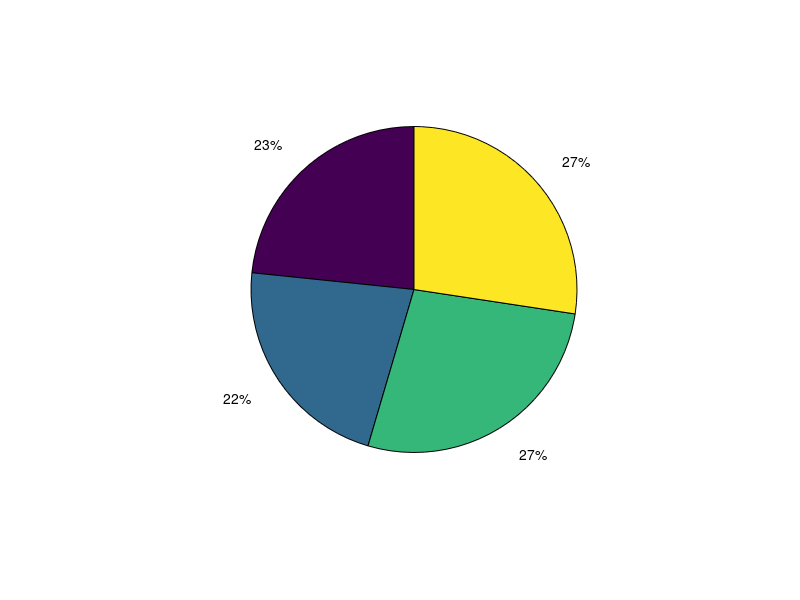

Reproduce this figure in MATLAB. (Note: this script raises an error after producing the figure.)
%% Executing the code 1000 times to determine the winning algorithm 

error_a = []; % empty matrix to store error in In-Paper algorithm (in 1000 iterations) 
error_mean_a = []; % empty matrix to store error in inbuilt K means algorithm (in 1000 iterations) 
error_medoid_a = []; % empty matrix to store error in inbuilt K medoid algorithm (in 1000 iterations) 
for i = 1:1000 % loop for 1000 iterations

% Defining the time period and frequency for the signals.
    tp = 0:0.1:5; 
    freq = 0.5;

% Genrating 3 signals. Three types of waveforms have been used - 
% Sine, Sawtooth and Square
    signal1 = sin(2*pi*freq*tp);    
    signal2 = sawtooth(2*pi*freq*tp);  
    signal3 = square(2*pi*freq*tp);

% Generating two mixtures of signals by multiplying each signal with a
% random number and adding them up. 
    x1 = rand(1)*signal1 + rand(1)*signal2 + rand(1)*signal3;  
    x1 = x1/max(x1);
    x2 = rand(1)*signal1 + rand(1)*signal2 + rand(1)*signal3;  
    x2 = x2/max(x2); 
    x1_bar = x1 - mean(x1);
    x2_bar = x2 - mean(x2);

% Combining the mixtures into a matrix
    X = [x1 ; x2];

% Combining the sources into a matrix
    S = [signal1 ; signal2 ; signal3];
% Obtaining Signals back from given Mixtures

% A has been initialised with the values suggested in the paper
% Columns of A i.e ai = (cos(alphai), sin(alphai)) with alpha between
% 0 and pi.
    alpha1 = pi/4;  
    alpha2 = pi/2;  
    alpha3 = 3*pi/4; 
    A = [cos(alpha1), cos(alpha2), cos(alpha3); -cos(alpha1), -cos(alpha2), sin(alpha3)];  

% Initializing Weights(Neurons) as suggested in the paper

    w1 = [cos(alpha1)]; 
    w_1 = [-cos(alpha1)]; 
    w2 = [cos(alpha2)]; 
    w_2 = [-cos(alpha2)]; 
    w3 = [cos(alpha3)]; 
    w_3 = [sin(alpha3)];

% Learning rate 
    n = 0.1;

% There are a total of 6 weights in the mixing matrix and each weight 
% has been updated 50 times to obtain suitable values of weights for further 
% calculations.
% Pie function as mentioned in the paper has been used.

    for i= 2:51 % Updation of weight 1 for x1    
        y = pie(x1_bar(1,1:i-1));                       
        a = w1 + n * pie(-1*y-w1); 
        w1 = [1/3 pie(a)];
    end 
    w1_f = w1(1,51);

    for i= 2:51 % Updation of weight 1 for x1    
        y = pie(x1_bar(1,1:i-1));                       
        a = w2 + n * pie(y-w2); 
        w2 = [2/3 pie(a)];
    end 
    w2_f = w2(1,51);

    for i= 2:51  % Updation of weight 3 for x1     
        y = pie(x1_bar(1,1:i-1));                     
        a = w3 + n * pie(-1*y-w3);
        e1 = i-1;
        if(isnan(a))
            break;
        end
        w3 = [1 pie(a)];
    end
    if(e1 == 50)
    w3_f = w3(1,51);
    else
    w3_f = w3(1,e1);  
    end

    for i= 2:51  % Updation of weight 1 for x2     
        y = pie(x2_bar(1,1:i-1));                     
        a = w_1 + n * pie(y-w_1);              
        w_1 = [-1/3 pie(a)];
    end 
    w_1_f = w_1(1,51);

    for i= 2:51  % Updation of weight 2 for x2     
        y = pie(x2_bar(1,1:i-1));                     
        a = w_2 + n * pie(y-w_2);
        w_2 = [-2/3 pie(a)];
    end 
    w_2_f = w_2(1,51);
  
    for i= 2:51  % Updation of weight 3 for x2     
        y = pie(x2_bar(1,1:i-1));                     
        a = w_3 + n * pie(-1*y-w_3);
        e2 = i-1;
        if(isnan(a))
            break;
        end
        w_3 = [-1 pie(a)];
    end 
    if(e2 == 50)
    w_3_f = w_3(1,51);
    else
    w_3_f = w_3(1,e2);  
    end

%Final mixing matrix has been obtained after getting updated weights  
    A_obtained = [w1_f, w2_f, w3_f ; w_1_f, w_2_f, w_3_f];  

%Scaling matrix L has been initialised
    L = [0.5, 0, 0 ; 0, 0.5, 0 ; 0, 0, 1];

%Permuation matrix
    P = eye(3);

%Approximation matrix of A
    B = A_obtained*P*L;
    E = B-A;
    error = norm(E);
    error_a = [error_a, error];
    %disp(error);

%Psuedo inverse of B has been used to find the source
    S_pred = pinv(B)*X;   

% K means Clustering 

% Taking transpose of mixture x1
    x1 = x1_bar'; 
% Taking transpose of mixture x2
    x2 = x2_bar';

% All classification of mixture x1 are represented my the vector idx_mean
    [idx_mean, C_mean] = kmeans(x1,3); 
% All classification of mixture x2 are represented my the vector idx2_mean
    [idx2_mean, C2_mean] = kmeans(x2,3); 

% Initializing frequencies of clusters in mixture x1
    p1_mean = 0;
    p2_mean = 0;
    p3_mean = 0;

    for i=1:51
        if idx_mean(i,1)==1
            p1_mean = p1_mean+1; % Calculating frequency of cluster 1 in mixture x1
        elseif idx_mean(i,1)==2
            p2_mean = p2_mean+1; % Calculating frequency of cluster 2 in mixture x1
        else
            p3_mean = p3_mean+1; % Calculating frequency of cluster 3 in mixture x1
        end
    end

% Calculating posterior probabilities using the frequency of each cluster
% in the mixture x1
    posterior11_mean = p1_mean/51;
    posterior21_mean = p2_mean/51;
    posterior31_mean = p3_mean/51;

% Initializing frequencies of clusters in mixture x2
    p11_mean = 0;
    p22_mean = 0;
    p33_mean = 0;
 
    for i=1:51
        if idx2_mean(i,1)==1
            p11_mean = p11_mean+1; % Calculating frequency of cluster 1 in mixture x2
        elseif idx2_mean(i,1)==2
            p22_mean = p22_mean+1; % Calculating frequency of cluster 2 in mixture x2
        else
            p33_mean = p33_mean+1; % Calculating frequency of cluster 3 in mixture x2
        end
    end

% Calculating posterior probabilities using the frequency of each cluster
% in the mixture x2
    posterior12_mean = p11_mean/51;
    posterior22_mean = p22_mean/51;
    posterior32_mean = p33_mean/51;

% Finding mixing matrix A from obtained posterior values after clustering
    A1 = [posterior11_mean, posterior21_mean, posterior31_mean ; posterior12_mean, posterior22_mean, posterior32_mean];

% Scaling matrix L 
    L = [0.5, 0, 0 ; 0, 0.5, 0 ; 0, 0, 1];

% Permuation matrix
    P = eye(3); 

% Approximation matrix of A1 
    B_mean = A1*P*L; 
    E_mean = B_mean-A;
    error_mean = norm(E_mean);
    error_mean_a = [error_mean_a , error_mean];
    %disp(error_mean);

% Pseudoinverse of B has been used to approximate the source
    S2_mean = pinv(B_mean)*X; 

% K-medoids Clustering

% Taking transpose of mixture x1
    x1 = x1_bar'; 
% Taking transpose of mixture x2
    x2 = x2_bar';

% All classification of mixture x1 are represented my the vector idx_medoid
    [idx_medoid, C_medoid] = kmedoids(x1,3); 
% All classification of mixture x2 are represented my the vector idx2_medoid
    [idx2_medoid, C2_medoid] = kmedoids(x2,3); 

% Initializing frequencies of clusters in mixture x1
    p1_medoid = 0;
    p2_medoid = 0;
    p3_medoid = 0;

    for i=1:51
        if idx_medoid(i,1)==1
            p1_medoid = p1_medoid+1; % Calculating frequency of cluster 1 in mixture x1
        elseif idx_medoid(i,1)==2
            p2_medoid = p2_medoid+1; % Calculating frequency of cluster 2 in mixture x1
        else
            p3_medoid = p3_medoid+1; % Calculating frequency of cluster 3 in mixture x1
        end
    end

% Calculating posterior probabilities using the frequency of each cluster
% in the mixture x1
    posterior11_medoid = p1_medoid/51;
    posterior21_medoid = p2_medoid/51;
    posterior31_medoid = p3_medoid/51;

% Initializing frequencies of clusters in mixture x2
    p11_medoid = 0;
    p22_medoid = 0;
    p33_medoid = 0;
 
    for i=1:51
        if idx2_medoid(i,1)==1
            p11_medoid = p11_medoid+1; % Calculating frequency of cluster 1 in mixture x2
        elseif idx2_medoid(i,1)==2
            p22_medoid = p22_medoid+1; % Calculating frequency of cluster 2 in mixture x2
        else
            p33_medoid = p33_medoid+1; % Calculating frequency of cluster 3 in mixture x2
        end
    end

% Calculating posterior probabilities using the frequency of each cluster
% in the mixture x2
    posterior12_medoid = p11_medoid/51;
    posterior22_medoid = p22_medoid/51;
    posterior32_medoid = p33_medoid/51;

% Finding mixing matrix A from obtained posterior values after clustering
    A1 = [posterior11_medoid, posterior21_medoid, posterior31_medoid ; posterior12_medoid, posterior22_medoid, posterior32_medoid];

% Scaling matrix L 
    L = [0.5, 0, 0 ; 0, 0.5, 0 ; 0, 0, 1];

% Permuation matrix
    P = eye(3); 

% Approximation matrix of A1 
    B_medoid = A1*P*L; 
    E_medoid = B_medoid-A;
    error_medoid = norm(E_medoid);
    error_medoid_a = [error_medoid_a, error_medoid];
    %disp(error_medoid);

% Pseudoinverse of B has been used to approximate the source
    S2_medoid = pinv(B_medoid)*X; 

end

algo_count = 0; % initializing the count to track how many times the In-Paper Algo wins 
mean_count = 0; % initializing the count to track how many times k means wins 
medoid_count = 0; % initializing the count to track how many times K medoids wins 
for i=1:1000 % logic to find the least error obtained in one particular iteration and doing the same for 1000 iterations
    if(error_a(1,i) <= error_mean_a(1,i) && error_a(1,i) <= error_medoid_a(1,i))
        algo_count = algo_count+1;
    elseif(error_mean_a(1,i) <= error_a(1,i) && error_mean_a(1,i) <= error_medoid_a(1,i))
        mean_count = mean_count+1;
    elseif(error_medoid_a(1,i) <= error_a(1,i) && error_medoid_a(1,i) <= error_mean_a(1,i))
        medoid_count = medoid_count+1;
    end
end

% Calculating the Probability of how many times each algorithm wins
p_algo = (algo_count)/1000;
p_mean = (mean_count)/1000;
p_medoid = (medoid_count)/1000;

% Printing the obtained probabilities
fprintf('Probability with which the In-Paper algorithm gives the least error : %0.3f\n\n', p_algo);
fprintf('Probability with which K-means algorithm gives the least error : %0.3f\n\n', p_mean);
fprintf('Probability with which K-medoid algorithm gives the least error : %0.3f\n\n', p_medoid);


    
       

